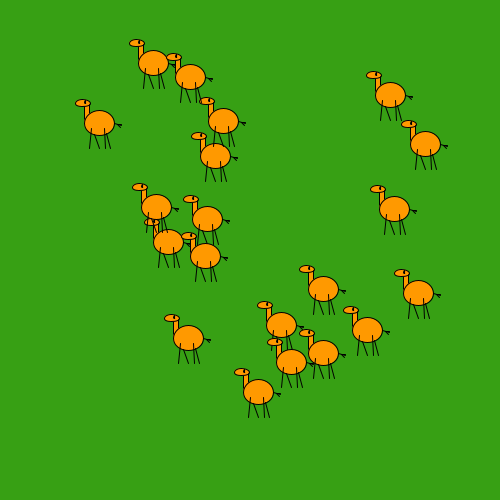
Frame 1 (no input)
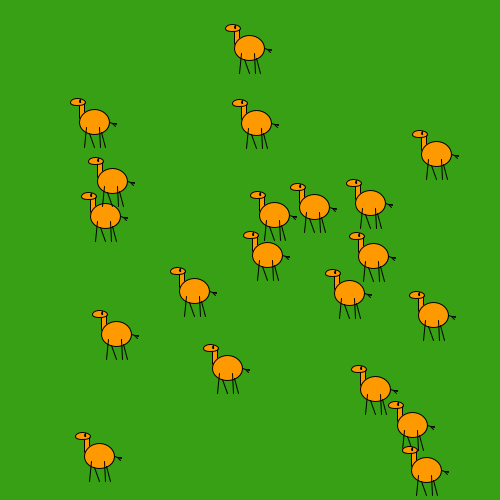
Frame 60 (the mouse pressed at the canvas centre just before this capture)
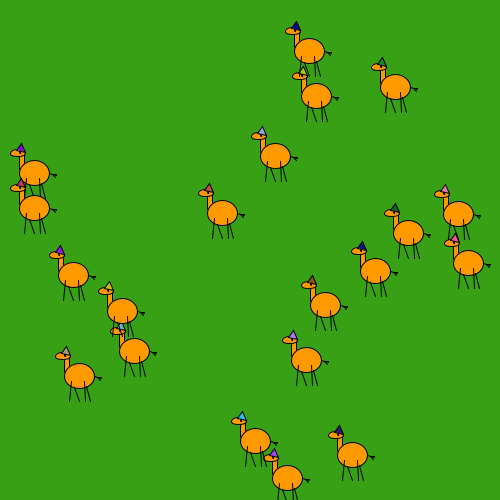
Frame 120 (the mouse held since frame 60 and released just before this capture)

The Processing sketch that drew these frames (run headless with seeded random() and noise(); from frame 60 on, the mouse is pressed at the canvas centre):

// Processing sketch: processing_15906
// ── processing_15906.pde

// 20 bouncing lama's if you click hats will appear and the color of the eyes chance with their position
 
// make array of 20 objects 
Lama[] Lamas = new Lama[20]; 
 
void setup() {
  // set the size of the window
  size(500,500);
  smooth();
  for (int i = 0; i < Lamas.length; i ++) {
   /* lama with start position x, start position y, random color of the hat, 1 for the bounce, random x speed and random y speed
      and giving them a value*/
    Lamas[i] = new Lama
      (200, 200, color(int(random(0,255)),int(random(0,255)),int(random(0,255))), 1,int(random(1,4)),int(random(1,4)));
  }
}
 
void draw() {
  // the background color
  background(55,160,20);
  // loop and executes the voids move, colission and display
  for (int i = 0; i <Lamas.length; i ++) {
    Lamas[i].move();
    Lamas[i].colission();
    Lamas[i].display();
  }
}
 
// making the class lama 
class Lama { 
  // the variables
  int x = int(random(65,435));
  int y = int(random(55,445));
  color c;
  color c2;
  float s;
  int xdirection=1;
  int ydirection=1;
  int xspeed;
  int yspeed;
 
 
 // the function lama with start position x, start position y, random color of the hat, 1 for the bounce, random x speed and random y speed
  Lama(int x, int y, color hat,float bounce, int xs, int ys) {
    // declaring the variables
    x=x;
    y=y;
    c=color(hat);
    c2 = color(255,153,0);
    s=bounce; 
    xspeed = xs;
    yspeed = ys;
    // makes the lama half the size
    s=0.5;
  }
 
 
// how the lama moves, and makes it bounce against the wall 
  void move() {
    x += xdirection*xspeed;
    y += ydirection*yspeed;
    // the bounce on the x-axes
    if (x > width-60*s || x<60*s) {
      // chances the direction if it hits the wall
      xdirection=-xdirection;
    }
    // the bounce on the y-axes
    if (y > (height-50*s) || y<50*s) {
      // chances the direction if it hits the wall
      ydirection=-ydirection;
    } 
  }
 
 // letting the lama's collite
  void colission() {
    // loop
    for(int i = 0; i < Lamas.length ; i++)
    {
      //creates other virtual lama's to compare
      Lama Lamas2 = Lamas[i]; 
      // check if there are other lama's
      if(Lamas2 != this) 
      {
        // calculates the distance between the lama's
        float totalsize = Lamas2.s*35 + s*35; 
        // if this is true they collite
        int xdis = abs((Lamas2.x+int(60*Lamas2.s))-int(x+60*s));
        int ydis = abs((Lamas2.y+int(50*Lamas2.s))-int(y+50*s));
        // when the creatures collite
        if (abs(xdis) < abs(totalsize) && abs(ydis)<abs(totalsize)) 
        {
          // if the lama's collite in the x-axes they go to direction -x
          if (abs(xdis)>abs(ydis)) 
          {
            xdirection = -xdirection;
            // when two or more lama's overlap move them away from each other so that they wouldn't get stuck
            while (abs(xdis)<abs(totalsize)) 
            {
              if(x>Lamas2.x)
              {
                x++;
                Lamas2.x--;
              }
              else
              {
                x--;
                Lamas2.x++;
              }
              xdis = abs((Lamas2.x+int(60*Lamas2.s))-int(x+60*s));
            }
          }
           // if the lama's collite in the y-axes they go to direction -y
          else if(abs(ydis)>abs(xdis))
          {                              
            ydirection= -ydirection;
            // when two or more lama's overlap move them away from each other so that they wouldn't get stuck
            while (abs(ydis)<abs(totalsize)) 
            {
              if(y>Lamas2.y)
              {
                y++;
                Lamas2.y--;
              }
              else
              {
                y--;
                Lamas2.y++;
              }
              ydis = abs((Lamas2.y+int(50*Lamas2.s))-int(y+50*s));
            }
          }
          // when two lama's hit each other they both move in the other direction
          else 
          {
            xdirection = -xdirection;
            ydirection= -ydirection;
          }
        }
      }
    }
  }
 
 
  //draw  the Lama
  void display() {
    fill(c2);
    ellipseMode(CENTER);
 
    rect(x-30*s,y-40*s,10*s,40*s);
    ellipse(x-33*s,y-40*s,30*s,15*s);
 
    // body
    ellipse(x,y,60*s,50*s);
 
    //legs
    line(x-15*s,y+10*s,x-20*s,y+50*s);
    line(x-10*s,y+23*s,x,y+50*s);
    line(x+10*s,y+10*s,x+13*s,y+50*s);
    line(x+15*s,y+21*s,x+23*s,y+50*s);
 
    //tail
    line(x+30*s,y,x+45*s,y+5*s);
    line(x+38*s,y+3*s,x+44*s,y+2*s);
    line(x+37*s,y+3*s,x+42*s,y+8*s);
 
    //eye
    fill(x+75,y+75,20);
    ellipse(x-28*s,y-42*s,3*s,6*s);
 
    //when the mouse is pressed
    if(mousePressed) {
      //hoedje
      fill(c);
      triangle(x-35*s,y-46*s,x-25*s,y-60*s,x-17*s,y-42*s);
    }
  }
}



                
                                
